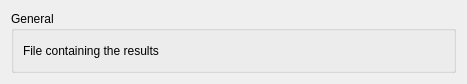
<?xml version="1.0" encoding="UTF-8"?>
<ui version="4.0">
 <class>Config</class>
 <widget class="QWidget" name="Config">
  <property name="geometry">
   <rect>
    <x>0</x>
    <y>0</y>
    <width>467</width>
    <height>84</height>
   </rect>
  </property>
  <property name="windowTitle">
   <string>Form</string>
  </property>
  <layout class="QVBoxLayout" name="verticalLayout_5">
   <item>
    <widget class="QGroupBox" name="groupBox">
     <property name="title">
      <string>General</string>
     </property>
     <layout class="QVBoxLayout" name="verticalLayout">
      <item>
       <layout class="QHBoxLayout">
        <item>
         <widget class="QLabel" name="label_2">
          <property name="text">
           <string>File containing the results</string>
          </property>
         </widget>
        </item>
        <item>
         <widget class="KUrlRequester" name="Results">
          <property name="toolTip">
           <string>Name of the file where the results should be saved [Results].</string>
          </property>
         </widget>
        </item>
       </layout>
      </item>
     </layout>
    </widget>
   </item>
  </layout>
 </widget>
 <customwidgets>
  <customwidget>
   <class>KUrlRequester</class>
   <extends>QFrame</extends>
   <header>kurlrequester.h</header>
  </customwidget>
 </customwidgets>
 <resources/>
 <connections/>
</ui>
